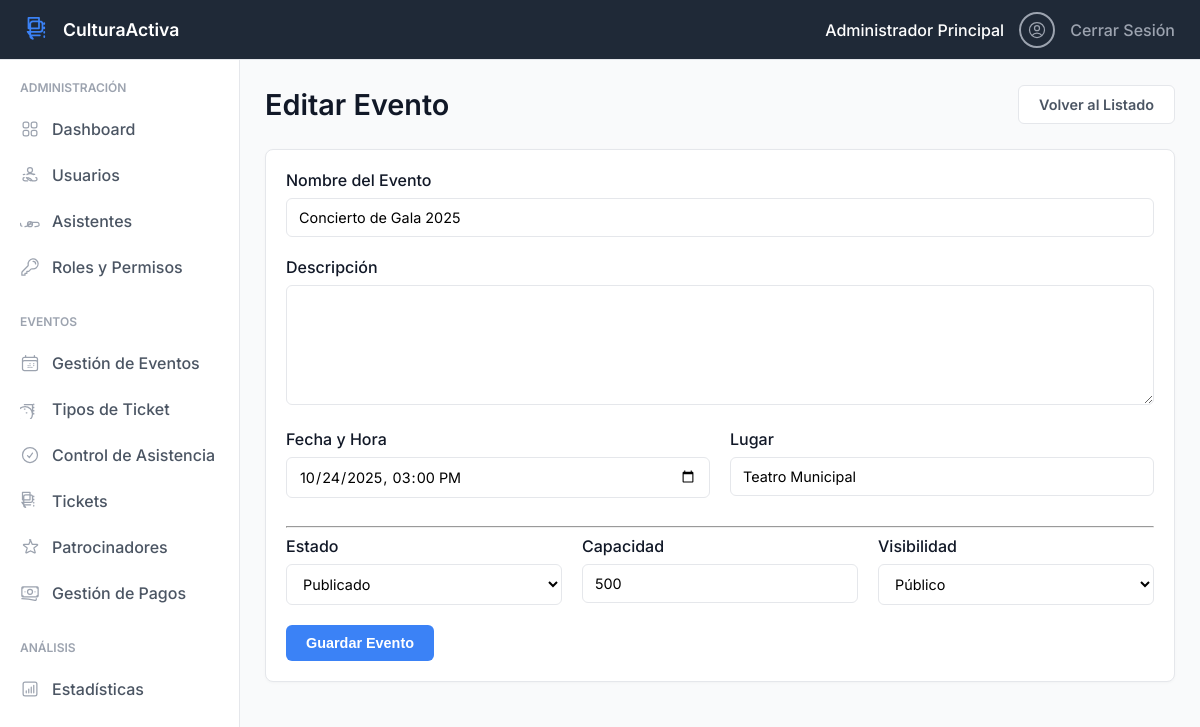
The page /admin/evento_gestionar.php?id=2 (signed in) on the database its author committed.
### tables this page shows
CREATE TABLE `eventos` (
  `id_evento` int(11) NOT NULL,
  `nombre` varchar(255) NOT NULL,
  `descripcion` text DEFAULT NULL,
  `fecha_evento` datetime NOT NULL,
  `lugar` varchar(255) NOT NULL,
  `id_organizador` int(11) DEFAULT NULL,
  `fecha_publicacion` timestamp NOT NULL DEFAULT current_timestamp(),
  `estado` varchar(50) DEFAULT 'Borrador',
  `capacidad` int(11) DEFAULT 500,
  `visibilidad` varchar(50) DEFAULT 'Público'
);

### admin/evento_gestionar.php (the view, shortened to what this page needs)
<?php
require '../includes/db_connection.php';
$id_evento = $_GET['id'] ?? null;
$is_editing = ($id_evento !== null);
$evento = [
    'nombre' => '',
    'descripcion' => '',
    'fecha_evento' => '',
    'lugar' => '',
    'id_organizador' => $_SESSION['user_id'],
    'estado' => 'Borrador',
    'capacidad' => 500,
    'visibilidad' => 'Público'
];
if ($is_editing) {
    $stmt = $pdo->prepare("SELECT * FROM eventos WHERE id_evento = ?");
    $stmt->execute([$id_evento]);
    $data = $stmt->fetch();
    if ($data) {
        $evento = $data;
    } else {
        header("Location: eventos.php");
        exit;
    }
}
include '../includes/header.php';
include '../includes/sidebar.php';
?>
<main class="content">
    <div class="header-bar">
        <h1><?php echo $is_editing ? 'Editar Evento' : 'Crear Nuevo Evento'; ?></h1>
        <a href="eventos.php" class="btn btn-secondary">Volver al Listado</a>
    </div>
    <div class="card">
        <div class="card-body">
            <form action="evento_gestionar.php<?php if ($is_editing) echo '?id=' . $id_evento; ?>" method="POST">
                <div class="form-group">
                    <label for="nombre">Nombre del Evento</label>
                    <input type="text" id="nombre" name="nombre" class="form-control" value="<?php echo htmlspecialchars($evento['nombre']); ?>" required>
                </div>
                <div class="form-group">
                    <label for="descripcion">Descripción</label>
                    <textarea id="descripcion" name="descripcion" class="form-control" rows="5"><?php echo htmlspecialchars($evento['descripcion']); ?></textarea>
                </div>
                <div class="form-grid-2">
                    <div class="form-group">
                        <label for="fecha_evento">Fecha y Hora</label>
                        <input type="datetime-local" id="fecha_evento" name="fecha_evento" class="form-control" value="<?php echo date('Y-m-d\TH:i', strtotime($evento['fecha_evento'])); ?>" required>
                    </div>
                    <div class="form-group">
                        <label for="lugar">Lugar</label>
                        <input type="text" id="lugar" name="lugar" class="form-control" value="<?php echo htmlspecialchars($evento['lugar']); ?>" required>
                    </div>
                </div>
                <hr>
                <div class="form-grid-3">
                    <div class="form-group">
                        <label for="estado">Estado</label>
                        <select id="estado" name="estado" class="form-control">
                            <option value="Publicado" <?php if ($evento['estado'] == 'Publicado') echo 'selected'; ?>>Publicado</option>
                        </select>
                    </div>
                    <div class="form-group">
                        <label for="capacidad">Capacidad</label>
                        <input type="number" id="capacidad" name="capacidad" class="form-control" value="<?php echo htmlspecialchars($evento['capacidad']); ?>">
                    </div>
                    <div class="form-group">
                        <label for="visibilidad">Visibilidad</label>
                        <select id="visibilidad" name="visibilidad" class="form-control">
                            <option value="Público" <?php if ($evento['visibilidad'] == 'Público') echo 'selected'; ?>>Público</option>
                        </select>
                    </div>
                </div>
                <button type="submit" class="btn btn-primary">Guardar Evento</button>
            </form>
        </div>
    </div>
</main>
<?php include '../includes/footer.php'; ?>

### public/css/style.css (style rules this page uses)
:root { --primary-blue: #3B82F6; --primary-light-blue: #EFF6FF; --dark-blue-grey: #1F2937; --background-body: #F9FAFB; --card-bg: #FFFFFF; --border-light: #E5E7EB; --text-title: #111827; --text-body: #4B5563; --text-muted: #9CA3AF; --success-green: #10B981; --success-bg: #D1FAE5; --danger-red: #EF4444; --danger-bg: #FEE2E2; --warning-orange: #F59E0B; --warning-bg: #FFFBEB; --info-purple: #8B5CF6; --info-bg: #EDE9FE; }
body, html { margin: 0; padding: 0; font-family: 'Inter', -apple-system, BlinkMacSystemFont, "Segoe UI", Roboto, "Helvetica Neue", Arial, sans-serif; background-color: var(--background-body); color: var(--text-body); }
* { box-sizing: border-box; }
body { padding-top: 60px; padding-left: 240px; }
.header-bar { display: flex; justify-content: space-between; align-items: center; margin-bottom: 25px; }
.header-bar h1 { margin: 0; font-size: 1.8rem; color: var(--text-title); font-weight: 600; }
.card { background-color: var(--card-bg); border-radius: 8px; border: 1px solid var(--border-light); box-shadow: 0 1px 3px rgba(0, 0, 0, 0.03); margin-bottom: 20px; }
.card-body { padding: 20px; }
.btn { padding: 10px 20px; border: none; border-radius: 6px; cursor: pointer; text-decoration: none; font-size: 0.9rem; font-weight: 600; display: inline-block; transition: all 0.2s ease; }
.btn-primary { background-color: var(--primary-blue); color: white; }
.btn-secondary { background-color: var(--card-bg); color: var(--text-body); border: 1px solid var(--border-light); }
.form-group { margin-bottom: 20px; }
.form-group label { display: block; margin-bottom: 8px; font-weight: 500; color: var(--text-title); }
.form-control { width: 100%; padding: 10px 12px; border: 1px solid var(--border-light); border-radius: 6px; font-size: 0.9rem; font-family: 'Inter', sans-serif; background-color: var(--card-bg); }
textarea.form-control { min-height: 120px; font-family: inherit; }
.form-grid-2 { display: grid; grid-template-columns: 1fr 1fr; gap: 20px; }
.form-grid-3 { display: grid; grid-template-columns: 1fr 1fr 1fr; gap: 20px; }

### rows shown on the page
eventos: nombre "Concierto de Gala 2025", fecha_evento "10/24/2025 15:00", lugar "Teatro Municipal", estado "Publicado", capacidad "500", visibilidad "Público"

### other values the page prints
$_SESSION['user_name'] "Administrador Principal"
